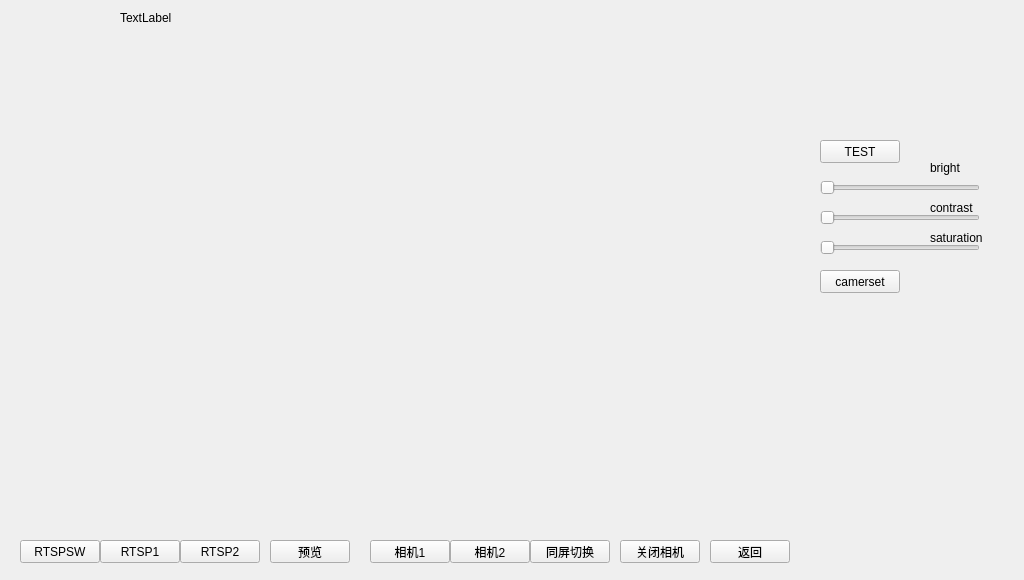
<?xml version="1.0" encoding="UTF-8"?>
<ui version="4.0">
 <class>CPlayWindow</class>
 <widget class="QWidget" name="CPlayWindow">
  <property name="geometry">
   <rect>
    <x>0</x>
    <y>0</y>
    <width>1024</width>
    <height>580</height>
   </rect>
  </property>
  <property name="windowTitle">
   <string>PlayWindow</string>
  </property>
  <widget class="QPushButton" name="pushButton_preview">
   <property name="geometry">
    <rect>
     <x>270</x>
     <y>540</y>
     <width>80</width>
     <height>23</height>
    </rect>
   </property>
   <property name="text">
    <string>预览</string>
   </property>
  </widget>
  <widget class="QPushButton" name="pushButton_stop">
   <property name="geometry">
    <rect>
     <x>620</x>
     <y>540</y>
     <width>80</width>
     <height>23</height>
    </rect>
   </property>
   <property name="text">
    <string>关闭相机</string>
   </property>
  </widget>
  <widget class="QPushButton" name="pushButton_switch">
   <property name="geometry">
    <rect>
     <x>530</x>
     <y>540</y>
     <width>80</width>
     <height>23</height>
    </rect>
   </property>
   <property name="text">
    <string>同屏切换</string>
   </property>
  </widget>
  <widget class="QPushButton" name="pushButton_cam2">
   <property name="geometry">
    <rect>
     <x>450</x>
     <y>540</y>
     <width>80</width>
     <height>23</height>
    </rect>
   </property>
   <property name="text">
    <string>相机2</string>
   </property>
  </widget>
  <widget class="QPushButton" name="pushButton_cam1">
   <property name="geometry">
    <rect>
     <x>370</x>
     <y>540</y>
     <width>80</width>
     <height>23</height>
    </rect>
   </property>
   <property name="text">
    <string>相机1</string>
   </property>
  </widget>
  <widget class="QPushButton" name="pushButton_return">
   <property name="geometry">
    <rect>
     <x>710</x>
     <y>540</y>
     <width>80</width>
     <height>23</height>
    </rect>
   </property>
   <property name="text">
    <string>返回</string>
   </property>
  </widget>
  <widget class="QPushButton" name="pushButton_rtsp1">
   <property name="geometry">
    <rect>
     <x>100</x>
     <y>540</y>
     <width>80</width>
     <height>23</height>
    </rect>
   </property>
   <property name="text">
    <string>RTSP1</string>
   </property>
  </widget>
  <widget class="QPushButton" name="pushButton_rtsp2">
   <property name="geometry">
    <rect>
     <x>180</x>
     <y>540</y>
     <width>80</width>
     <height>23</height>
    </rect>
   </property>
   <property name="text">
    <string>RTSP2</string>
   </property>
  </widget>
  <widget class="QPushButton" name="pushButton_rtspsw">
   <property name="geometry">
    <rect>
     <x>20</x>
     <y>540</y>
     <width>80</width>
     <height>23</height>
    </rect>
   </property>
   <property name="text">
    <string>RTSPSW</string>
   </property>
  </widget>
  <widget class="QLabel" name="label_logo">
   <property name="geometry">
    <rect>
     <x>0</x>
     <y>0</y>
     <width>111</width>
     <height>131</height>
    </rect>
   </property>
   <property name="text">
    <string/>
   </property>
   <property name="pixmap">
    <pixmap resource="../src/btnImage.qrc">:/images/image/res/camera.ico</pixmap>
   </property>
  </widget>
  <widget class="QLabel" name="label_info">
   <property name="geometry">
    <rect>
     <x>120</x>
     <y>10</y>
     <width>59</width>
     <height>15</height>
    </rect>
   </property>
   <property name="text">
    <string>TextLabel</string>
   </property>
  </widget>
  <widget class="QPushButton" name="pushButton">
   <property name="geometry">
    <rect>
     <x>820</x>
     <y>140</y>
     <width>80</width>
     <height>23</height>
    </rect>
   </property>
   <property name="text">
    <string>TEST</string>
   </property>
  </widget>
  <widget class="QPushButton" name="pushButton_brightset">
   <property name="geometry">
    <rect>
     <x>820</x>
     <y>270</y>
     <width>80</width>
     <height>23</height>
    </rect>
   </property>
   <property name="text">
    <string>camerset</string>
   </property>
  </widget>
  <widget class="QSlider" name="horizontalSlider_bn">
   <property name="geometry">
    <rect>
     <x>820</x>
     <y>180</y>
     <width>160</width>
     <height>16</height>
    </rect>
   </property>
   <property name="minimum">
    <number>1</number>
   </property>
   <property name="maximum">
    <number>9</number>
   </property>
   <property name="orientation">
    <enum>Qt::Horizontal</enum>
   </property>
  </widget>
  <widget class="QSlider" name="horizontalSlider_contrast">
   <property name="geometry">
    <rect>
     <x>820</x>
     <y>210</y>
     <width>160</width>
     <height>16</height>
    </rect>
   </property>
   <property name="minimum">
    <number>1</number>
   </property>
   <property name="maximum">
    <number>5</number>
   </property>
   <property name="orientation">
    <enum>Qt::Horizontal</enum>
   </property>
  </widget>
  <widget class="QSlider" name="horizontalSlider_saturation">
   <property name="geometry">
    <rect>
     <x>820</x>
     <y>240</y>
     <width>160</width>
     <height>16</height>
    </rect>
   </property>
   <property name="minimum">
    <number>1</number>
   </property>
   <property name="maximum">
    <number>5</number>
   </property>
   <property name="orientation">
    <enum>Qt::Horizontal</enum>
   </property>
  </widget>
  <widget class="QLabel" name="label">
   <property name="geometry">
    <rect>
     <x>930</x>
     <y>160</y>
     <width>59</width>
     <height>15</height>
    </rect>
   </property>
   <property name="text">
    <string>bright</string>
   </property>
  </widget>
  <widget class="QLabel" name="label_2">
   <property name="geometry">
    <rect>
     <x>930</x>
     <y>200</y>
     <width>59</width>
     <height>15</height>
    </rect>
   </property>
   <property name="text">
    <string>contrast</string>
   </property>
  </widget>
  <widget class="QLabel" name="label_3">
   <property name="geometry">
    <rect>
     <x>930</x>
     <y>230</y>
     <width>59</width>
     <height>15</height>
    </rect>
   </property>
   <property name="text">
    <string>saturation</string>
   </property>
  </widget>
 </widget>
 <resources>
  <include location="../src/btnImage.qrc"/>
 </resources>
 <connections/>
</ui>
